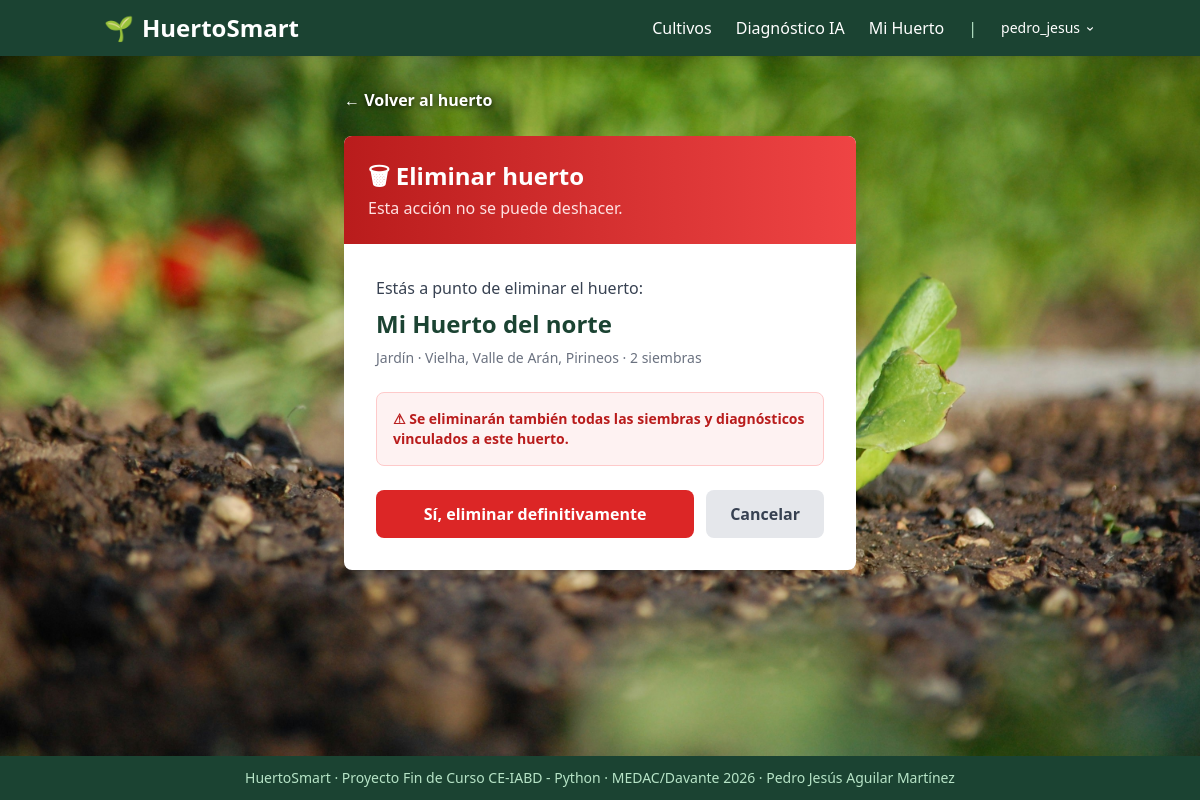
/mi-huerto/mi-huerto-del-norte-2/eliminar/ (signed in), run on the app's committed database.
### huertosmart/models.py (models this page shows, shortened)
class Huerto(models.Model):
    UBICACION_CHOICES = [
        ('balcon', 'Balcón'),
        ('terraza', 'Terraza'),
        ('jardin', 'Jardín'),
        ('parcela', 'Parcela'),
        ('interior', 'Interior'),
    ]
    usuario = models.ForeignKey(User, on_delete=models.CASCADE, related_name='huertos')
    nombre = models.CharField(max_length=100)
    slug = models.SlugField(max_length=120, blank=True)
    ubicacion = models.CharField(max_length=10, choices=UBICACION_CHOICES)
    codigo_postal = models.CharField(max_length=5, blank=True)
    municipio = models.CharField(max_length=100, blank=True)
    superficie_m2 = models.DecimalField(max_digits=6, decimal_places=2, null=True, blank=True)
    fecha_creacion = models.DateTimeField(auto_now_add=True)
    activo = models.BooleanField(default=True)
    class Meta:
        ordering = ['-fecha_creacion']   # Los más recientes primero
        verbose_name = 'Huerto'
        verbose_name_plural = 'Huertos'

### huertosmart/views.py (the view)
# urls.py: path('mi-huerto/<slug:huerto_slug>/eliminar/', views.eliminar_huerto, name='eliminar_huerto'),
@login_required
def eliminar_huerto(request, huerto_slug):
    huerto = HuertoRepository().get_by_slug(huerto_slug)
    if huerto is None or huerto.usuario != request.user:
        messages.error(request, 'No tienes acceso a ese huerto.')
        return redirect('huertosmart:mi_huerto')
    if request.method == 'POST':
        nombre = huerto.nombre
        huerto.delete()
        messages.success(request, f'El huerto "{nombre}" ha sido eliminado.')
        return redirect('huertosmart:mi_huerto')
    return render(request, 'huertosmart/huerto/confirmar_eliminar.html', {'huerto': huerto})

### huertosmart/repositories/huerto_repository.py (called while the page is built)
    def get_by_slug(self, slug):
        return self.model.objects.filter(slug=slug, activo=True).first()

### templates/huertosmart/huerto/confirmar_eliminar.html (shortened to what this page needs)
{% extends 'huertosmart/base.html' %}
{% block content %}
<div class="max-w-lg mx-auto">
    <a href="{% url 'huertosmart:detalle_huerto' huerto.slug %}" class="inline-flex items-center gap-2 mb-6 transition font-semibold" style="color:white; text-shadow: 0 1px 6px rgba(0,0,0,0.9);">
        ← Volver al huerto
    </a>
    <div class="bg-white rounded-lg shadow-lg overflow-hidden">
        <div class="bg-gradient-to-r from-red-700 to-red-500 p-6">
            <h1 class="text-2xl font-bold text-white">🗑 Eliminar huerto</h1>
            <p class="text-red-100 mt-1">Esta acción no se puede deshacer.</p>
        </div>
        <div class="p-8">
            <p class="text-gray-700 mb-2">Estás a punto de eliminar el huerto:</p>
            <p class="text-2xl font-bold text-verde-oscuro mb-2">{{ huerto.nombre }}</p>
            <p class="text-sm text-gray-500 mb-6">
                {{ huerto.get_ubicacion_display }}
                {% if huerto.municipio %} · {{ huerto.municipio }}{% endif %}
                · {{ huerto.siembras.count }} siembra{{ huerto.siembras.count|pluralize }}
            </p>
            <div class="bg-red-50 border border-red-200 rounded-lg p-4 mb-6">
                <p class="text-red-700 text-sm font-semibold">⚠ Se eliminarán también todas las siembras y diagnósticos vinculados a este huerto.</p>
            </div>
            <form method="post">
                <div class="flex gap-3">
                    <button type="submit"
                        class="flex-grow bg-red-600 hover:bg-red-700 text-white font-semibold py-3 rounded-lg transition">
                        Sí, eliminar definitivamente
                    </button>
                    <a href="{% url 'huertosmart:detalle_huerto' huerto.slug %}"
                       class="px-6 py-3 bg-gray-200 hover:bg-gray-300 text-gray-700 font-semibold rounded-lg transition">
                        Cancelar
                    </a>
                </div>
            </form>
        </div>
    </div>
</div>
{% endblock %}

### templates/huertosmart/base.html (shortened to what this page needs)
{% load static %}
<!DOCTYPE html>
<html lang="es">
<head>
    <script src="https://cdn.tailwindcss.com"></script>
</head>
<body class="text-gray-800 min-h-screen flex flex-col">
    <nav class="bg-verde-oscuro text-white shadow-lg">
        <div class="container mx-auto px-4 py-3 flex justify-between items-center">
            <a href="{% url 'huertosmart:home' %}" class="text-2xl font-bold flex items-center gap-2">
                🌱 <span>HuertoSmart</span>
            </a>
            <div class="hidden md:flex gap-6 items-center">
                <a href="{% url 'huertosmart:lista_cultivos' %}" class="hover:text-verde-suave transition">Cultivos</a>
                <a href="{% url 'huertosmart:diagnostico_nuevo' %}" class="hover:text-verde-suave transition">Diagnóstico IA</a>
                {% if user.is_authenticated %}
                    <a href="{% url 'huertosmart:mi_huerto' %}" class="hover:text-verde-suave transition">Mi Huerto</a>
                    <span class="text-verde-suave">|</span>
                    <div class="relative" id="menu-usuario">
                        <button onclick="toggleMenuUsuario()"
                                class="flex items-center gap-1 text-sm hover:text-verde-suave transition focus:outline-none">
                            <span>{{ user.username }}</span>
                            <svg class="w-3 h-3 mt-0.5" fill="currentColor" viewBox="0 0 20 20">
                                <path fill-rule="evenodd" d="M5.293 7.293a1 1 0 011.414 0L10 10.586l3.293-3.293a1 1 0 111.414 1.414l-4 4a1 1 0 01-1.414 0l-4-4a1 1 0 010-1.414z" clip-rule="evenodd"/>
                            </svg>
                        </button>
                    </div>
                {% else %}
                    <a href="{% url 'account_login' %}" class="bg-verde-medio hover:bg-verde-claro px-4 py-2 rounded transition">Entrar</a>
                    <a href="{% url 'account_signup' %}" class="bg-tierra-medio hover:bg-tierra-oscuro px-4 py-2 rounded transition">Registro</a>
                {% endif %}
            </div>
        </div>
    </nav>
    <main class="flex-grow container mx-auto px-4 py-8">
        {% block content %}{% endblock %}
    </main>
    <footer class="bg-verde-oscuro text-verde-suave py-3">
        <div class="container mx-auto px-4 text-center text-sm">
            <p>HuertoSmart · Proyecto Fin de Curso CE-IABD - Python · MEDAC/Davante 2026 · Pedro Jesús Aguilar Martínez</p>
        </div>
    </footer>
</body>
</html>

### data on the page
Huerto: nombre "Mi Huerto del norte", ubicacion "Jardín", municipio "Vielha, Valle de Arán, Pirineos", siembras.count "2"

### other printed values
{{ user.username }} "pedro_jesus"
